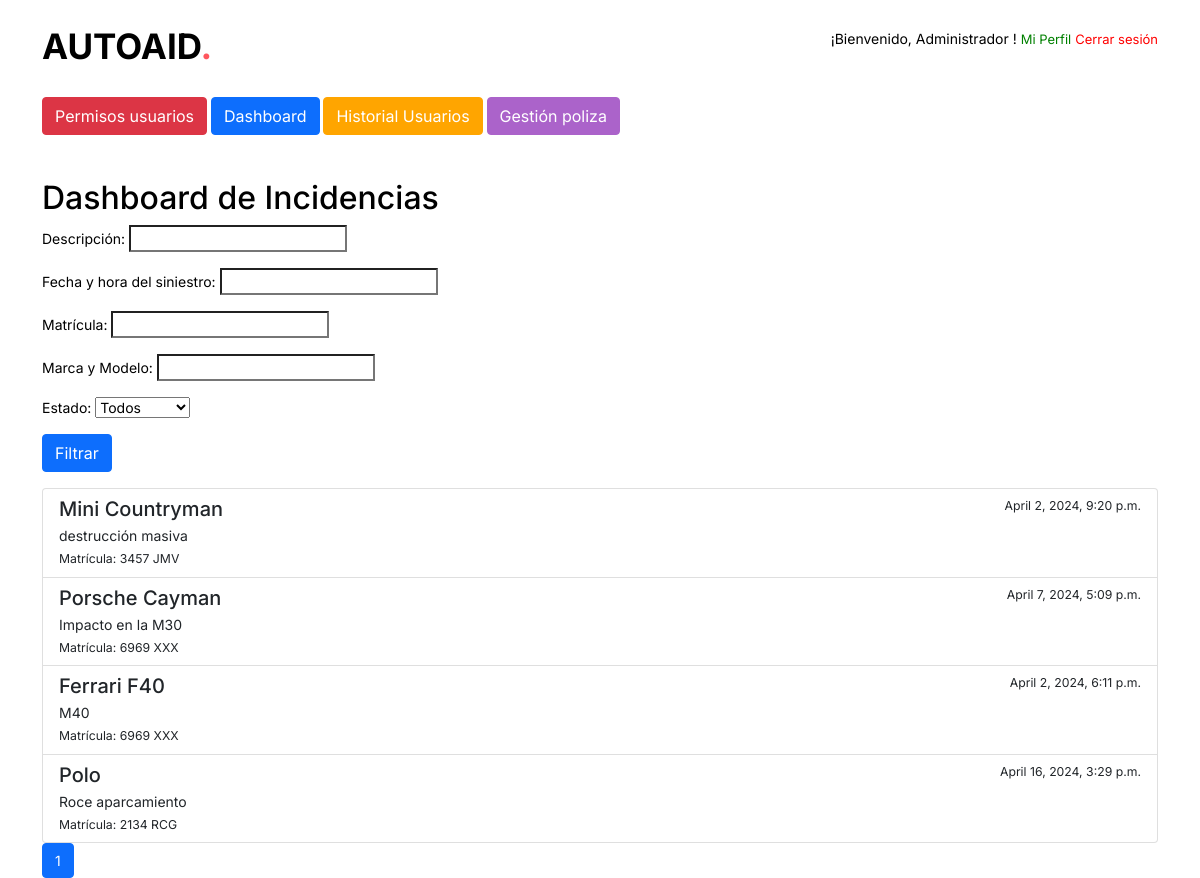
Screenshot of /dashboard/?page=1 (signed in) with the database file from the repository.
### auth_app/models.py (models this page shows)
class CustomUser(AbstractUser):
    ROLE_CHOICES = (
        ('usuario', 'Usuario'),
        ('admin', 'Admin'),
        ('user', 'User'),  # Añadido
        ('worker', 'Worker'),  # Añadido
    )
    nombre = models.CharField(max_length=100)
    apellidos = models.CharField(max_length=100)
    email = models.EmailField(unique=True)
    username = models.CharField(unique=False, max_length=14)
    rol = models.CharField(max_length=10, choices=ROLE_CHOICES)
    USERNAME_FIELD = 'email'  # Utiliza el email como identificador principal
    REQUIRED_FIELDS = ['username', 'nombre', 'apellidos']  # Campos requeridos además del email y password

### vehicle_visualization/models.py (models this page shows)
class Incidencia(models.Model):
    usuario = models.ForeignKey(settings.AUTH_USER_MODEL, on_delete=models.CASCADE)
    email = models.CharField(max_length=30, verbose_name='email', null=True)
    descripcion = models.TextField()
    nivel_dano_capo = models.IntegerField(choices=[(i, i) for i in range(0, 5)])
    imagen_capo = models.ImageField(upload_to='imagenes_incidencias/capo/', blank=True, null=True)
    nivel_dano_paragolpes = models.IntegerField(choices=[(i, i) for i in range(0, 5)])
    imagen_paragolpes = models.ImageField(upload_to='imagenes_incidencias/paragolpes/', blank=True, null=True)
    nivel_dano_lateral_izq = models.IntegerField(choices=[(i, i) for i in range(0, 5)])
    imagen_lateral_izq = models.ImageField(upload_to='imagenes_incidencias/lateral_izq/', blank=True, null=True)
    nivel_dano_lateral_der = models.IntegerField(choices=[(i, i) for i in range(0, 5)])
    imagen_lateral_der = models.ImageField(upload_to='imagenes_incidencias/lateral_der/', blank=True, null=True)
    nivel_dano_techo = models.IntegerField(choices=[(i, i) for i in range(0, 5)])
    imagen_techo = models.ImageField(upload_to='imagenes_incidencias/techo/', blank=True, null=True)
    nivel_dano_atras = models.IntegerField(choices=[(i, i) for i in range(0, 5)])
    imagen_atras = models.ImageField(upload_to='imagenes_incidencias/atras/', blank=True, null=True)
    fecha_hora_siniestro = models.DateTimeField(verbose_name='Fecha y hora del siniestro', null=True)
    ubicacion_siniestro = models.CharField(max_length=255, verbose_name='Ubicación del siniestro', null=True)
    tipo_aparcamiento = models.CharField(
        max_length=2,
        choices=TIPO_APARCAMIENTO_CHOICES,
        verbose_name='Tipo de Aparcamiento',
        default="no"
    )
    matricula = models.CharField(max_length=20, verbose_name='Matrícula', null=True)
    marca_modelo = models.CharField(max_length=50, verbose_name='Marca y Modelo', null=True)
    nombre_asegurado = models.CharField(max_length=100, verbose_name='Nombre y Apellidos del asegurado', null=True)
    telefono_movil = models.CharField(max_length=20, verbose_name='Teléfono móvil', null=True)
    vehiculos_propiedades_involucrados = models.TextField(verbose_name='Vehículos o propiedades involucrados', null=True, blank=True)
    testigo = models.CharField(max_length=100, verbose_name='Testigo', null=True, blank=True)
    contacto_testigo = models.CharField(max_length=100, verbose_name='Contacto del testigo', null=True, blank=True)
    llamada_policia = models.CharField(
        max_length=2,
        choices=TIPO_APARCAMIENTO_CHOICES,
        verbose_name='¿Se llamó a la policía?',
        default="no"
    )
    numero_incidencia_policial = models.CharField(max_length=50, verbose_name='Número de incidencia policial', null=True, blank=True)
    estado = models.CharField(
        max_length=20,
        choices=ESTADO_CHOICES,
        default='pendiente',
        verbose_name='Estado'
    )

### vehicle_visualization/views.py (the view)
# urls.py: path('dashboard/', views.dashboard_incidencias, name='dashboard_incidencias'),
@user_passes_test(lambda u: u.rol == 'worker' or u.is_superuser)
def dashboard_incidencias(request):
    filtro_form = FiltroIncidenciasForm(request.GET or None)
    if filtro_form.is_valid():
        incidencias = Incidencia.objects.all()
        descripcion = filtro_form.cleaned_data.get('descripcion')
        if descripcion:
            incidencias = incidencias.filter(descripcion__icontains=descripcion)
        fecha_hora_siniestro = filtro_form.cleaned_data.get('fecha_hora_siniestro')
        if fecha_hora_siniestro:
            incidencias = incidencias.filter(fecha_hora_siniestro=fecha_hora_siniestro)
        matricula = filtro_form.cleaned_data.get('matricula')
        if matricula:
            incidencias = incidencias.filter(matricula__icontains=matricula)
        marca_modelo = filtro_form.cleaned_data.get('marca_modelo')
        if marca_modelo:
            incidencias = incidencias.filter(marca_modelo__icontains=marca_modelo)
        estado = filtro_form.cleaned_data.get('estado')
        if estado:
            incidencias = incidencias.filter(estado__icontains=estado)
    else:
        incidencias = Incidencia.objects.none()  # Si el formulario no es válido, no mostramos resultados
    paginator = Paginator(incidencias, 10)  # 10 incidencias por página
    page_number = request.GET.get('page')
    page_obj = paginator.get_page(page_number)
    context = {
        'filtro_form': filtro_form,
        'incidencias': page_obj
    }
    return render(request, 'vehicle_visualization/dashboard.html', context)

### vehicle_visualization/forms.py
class FiltroIncidenciasForm(forms.Form):
    descripcion = forms.CharField(required=False, label='Descripción')
    fecha_hora_siniestro = forms.DateTimeField(required=False, label='Fecha y hora del siniestro')
    matricula = forms.CharField(required=False, label='Matrícula')
    marca_modelo = forms.CharField(required=False, label='Marca y Modelo')
    estado = forms.ChoiceField(choices=ESTADO_CHOICES_CON_TODOS, required=False, label='Estado')

### vehicle_visualization/templates/vehicle_visualization/dashboard.html (shortened to what this page needs)
<head>
      <link href="https://cdn.jsdelivr.net/npm/remixicon@2.5.0/fonts/remixicon.css" rel="stylesheet">
      <link href="https://cdn.jsdelivr.net/npm/bootstrap@5.0.2/dist/css/bootstrap.min.css" rel="stylesheet">
      <link href="https://unpkg.com/aos@2.3.1/dist/aos.css" rel="stylesheet">
      <link rel="stylesheet" type="text/css" href="https://cdn.jsdelivr.net/npm/slick-carousel@1.8.1/slick/slick.css"/>
      {% load static %}
      <link rel="stylesheet" href="{% static 'css/main.css' %}">
  </head>
  <header class="ds-header ds-header-home">
    <div class="container">
        <div class="ds-header-inner">
          <a href="/home" class="ds-logo">autoAID<span>.</span></a>
          <div style="align-items:center;">
          <p>
          ¡Bienvenido, {{ user.nombre }} ! <a href="{% url 'edit_profile' %}" style="color: green; font-size: small;">Mi Perfil</a>
          <a href="{% url 'logout' %}" style="color: red; font-size: small;">Cerrar sesión</a></p>
          </div>
        </div>
    </div>
  <div class="container mt-4">
      {% if user.is_superuser %}
      <a href="{% url 'manage_users' %}" class="btn btn-danger">Permisos usuarios</a>
      <a href="{% url 'vehicle_visualization:dashboard_incidencias' %}" class="btn btn-primary">Dashboard</a>
      <a href="{% url 'historial_usuario' %}" class="btn btn-primary" style="background-color: orange; border-color: orange;">Historial Usuarios</a>
      <a href="{% url 'gestion_poliza' %}" class="btn btn-primary" style="background-color: #ab63ca; border-color: #ab63ca;">Gestión poliza</a>
      {% endif %}
</div>
</header>
{% block content %}
<div class="container mt-4">
    <h2>Dashboard de Incidencias</h2>
    <form method="get" class="mb-3">
        {{ filtro_form.as_p }}
        <button type="submit" class="btn btn-primary">Filtrar</button>
    </form>
    <div class="list-group">
        {% for incidencia in incidencias %}
        <a href="{% url 'vehicle_visualization:detalle_incidencia' incidencia.id %}" class="list-group-item list-group-item-action flex-column align-items-start">
            <div class="d-flex w-100 justify-content-between">
                <h5 class="mb-1">{{ incidencia.marca_modelo }}</h5>
                <small>{{ incidencia.fecha_hora_siniestro }}</small>
            </div>
            <p class="mb-1">{{ incidencia.descripcion|truncatechars:100 }}</p>
            <small>Matrícula: {{ incidencia.matricula }}</small>
        </a>
        {% empty %}
        <p>No se encontraron incidencias.</p>
        {% endfor %}
    </div>
    <nav aria-label="Page navigation">
        <ul class="pagination">
            {% for i in incidencias.paginator.page_range %}
            <li class="page-item {% if incidencias.number == i %}active{% endif %}"><a class="page-link" href="?page={{ i }}{% if request.GET.q %}&q={{ request.GET.q }}{% endif %}">{{ i }}</a></li>
            {% endfor %}
        </ul>
    </nav>
</div>
{% endblock %}

### autoaid/static/css/main.css (style rules this page uses)
a,a:hover,a:focus,i,input,button,input:focus,.transition { text-decoration: none;outline: none;transition-delay: 0s;transition-duration: 0.4s;transition-property: all;transition-timing-function: ease;box-shadow: none; }
a { color: #000 }
input,textarea { border-radius: 0;resize: none; }
ul { padding: 0;margin: 0; }
h1,h2,h3,h4,h5,h6 { font-family: 'Inter', sans-serif; }
.ds-header { position: fixed; width: 100%; top: 0; left: 0; padding-top: 20px; padding-bottom: 20px; z-index: 10;transition-delay: 0s;transition-duration: 0.7s;transition-property: all;transition-timing-function: ease; }
.ds-header.ds-header-home { position: static; }
.ds-logo { display: inline-block; text-transform: uppercase; font-size: 35px; font-weight: 700; color: #000; position: relative;z-index: 2; }
.ds-logo span { color:#FF575E; }
.ds-header-inner { display: flex; justify-content: space-between; align-items: center; position: relative; z-index: 1; }

### rows the page displays
Incidencia: marca_modelo "Mini Countryman", fecha_hora_siniestro "April 2, 2024, 9:20 p.m.", descripcion "destrucción masiva", matricula "3457 JMV"
Incidencia: marca_modelo "Porsche Cayman", fecha_hora_siniestro "April 7, 2024, 5:09 p.m.", descripcion "Impacto en la M30", matricula "6969 XXX"
Incidencia: marca_modelo "Ferrari F40", fecha_hora_siniestro "April 2, 2024, 6:11 p.m.", descripcion "M40", matricula "6969 XXX"
Incidencia: marca_modelo "Polo", fecha_hora_siniestro "April 16, 2024, 3:29 p.m.", descripcion "Roce aparcamiento", matricula "2134 RCG"

### other values shown
{{ user.nombre }} "Administrador"
{{ i }} "1"
